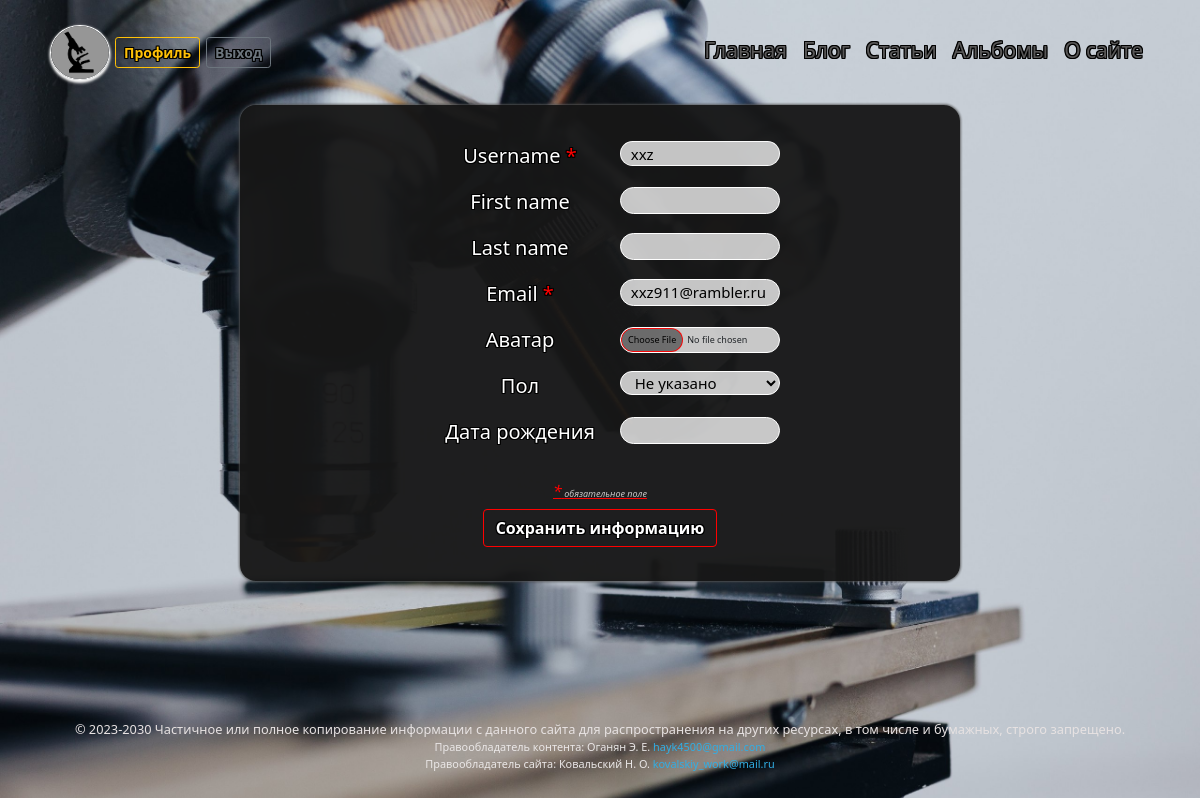
The app's page /users/profile_change/ (signed in) with its own data.
### users/models.py (models this page shows, shortened)
class CustomUser(AbstractUser):
    class Meta:
        verbose_name = 'Профили'
        verbose_name_plural = 'Профили'
    GENDERS = (
        ('', 'Не указано'),
        ('М', 'Мужчина'),
        ('Ж', 'Женщина'),
    )
    slug = models.SlugField(max_length=40, unique=True, db_index=True, verbose_name='URL')
    avatar = models.ImageField(verbose_name='Аватар', default='users/avatar/default/default_avatar.jpeg',
                                upload_to=user_directory_path, blank=True, )
    gender = models.CharField(verbose_name='Пол', max_length=1, choices=GENDERS, default='-', blank=True)
    age = models.PositiveSmallIntegerField(verbose_name='Возраст',null=True,  blank=True)
    birthday = models.DateField(verbose_name='Дата рождения', blank=True, null=True)
    email = models.EmailField(unique=True)
    def get_absolute_url(self):
        return reverse('profile', kwargs={'user_slug': self.slug})

### users/views.py (the view, shortened to what this page needs)
# urls.py: path('profile_change/', AccauntUser.as_view(), name='profile_change'),
class AccauntUser(LoginRequiredMixin, SuccessMessageMixin, UpdateView):
        model = CustomUser
        form_class = ProfileChangeForm
        template_name = 'registration/profile_change.html'
        raise_exception = True
        slug_url_kwarg = 'user_slug'
        def get_object(self, queryset=None):
            return self.request.user

### users/forms.py (shortened to what this page needs)
class ProfileChangeForm(forms.ModelForm):
    avatar = forms.ImageField(label='Аватар', widget=forms.FileInput, required=False)
    required_css_class = 'required'
    class Meta:
        model = CustomUser
        fields = ('username', 'first_name', 'last_name', 'email', 'avatar', 'gender', 'birthday')

### blog/context_processors.py (called while the page is built)
def menu_context_processor(request):
    return {'menu': menu, 'home': home}

### users/templates/registration/profile_change.html (shortened to what this page needs)
{% extends 'blog/include/base.html' %}
{% block content %}
<div class="profile">
    <form method="POST" enctype="multipart/form-data">
    {% for f in form %}
        <p class="label-ul-log"><label class="form-label-log" for="{{f.id_for_label}}">{{ f.label }}{% if f.field.required %}
            <span class="required">*</span>{% endif %} </label>{{f}}</p>
    {% endfor %}
        <p class="fst-italic footnote"><span class="fs-6 required">*</span> обязательное поле</p>
        <p class="form-log"><button type="submit" value="Update" class="btn btn-outline-danger btn-log">Сохранить информацию</button></p>
    </form>
</div>
{% endblock %}

### blog/templates/blog/include/base.html (shortened to what this page needs)
{% load static %}
<!DOCTYPE html>
<html lang="ru">
<head>
    <link href="https://cdn.jsdelivr.net/npm/bootstrap@5.0.1/dist/css/bootstrap.min.css" rel="stylesheet">
    <link rel="stylesheet" href="https://cdnjs.cloudflare.com/ajax/libs/jquery-datetimepicker/2.5.20/jquery.datetimepicker.min.css" />
    <link rel="stylesheet" href="https://cdnjs.cloudflare.com/ajax/libs/baguettebox.js/1.11.1/baguetteBox.min.css">
    <link rel="stylesheet" href='{% static "blog/css/styles.css" %}'>
<body style="background-image: url('{% static 'blog/images/back.jpeg' %}'); ">
{% block navbar %}
    <nav class="navbar navbar-expand-md navbar-dark">
        <div class="container-fluid ">
            <a class="logo-container">
             {% if request.user.is_authenticated %}
             <img class="logo"  src='{{ user.avatar.url }}' alt="Avatar" width="60em" height="55em" >
             <a href="{{ user.get_absolute_url }}"><button type="button" class="btn btn-outline-warning btn-sm btn-profile">Профиль</button></a>
             <a href="{% url 'logout' %}"><button type="button" class="btn btn-outline-secondary btn-sm">Выход</button></a>
             {% endif %}
		    <div class="collapse navbar-collapse justify-content-end" id="navbarSupportedContent">
                <ul class="navbar-nav ms-auto">
                    <li class="nav-item">
                        <a class="nav-link"  href="{% url home.url_name %}"  {% if home.url_name in request.resolver_match.view_name %} style='color: red;' {% endif %}>{{home.title}}</a>
                    </li>
{% for m in menu %}
                    <li class="nav-item">
                        <a class="nav-link"  href="{% url m.url_name %}"  {% if m.url_name in request.path %} style='color: red;' {% endif %}>{{m.title}}</a>
                    </li>
{% endfor %}
		        </ul>
            </div>
        </div>
	</nav>
{% endblock navbar %}
      {% block content %}
      {% endblock %}
    <footer class=" text-center text-white text-lg-start">
        <div class="text-footer">
          © 2023-2030 Частичное или полное копирование информации с данного сайта для распространения на других ресурсах, в том числе и бумажных, строго запрещено.
        </div>
        <div class="footer">
            <div class="cont-right">Правообладатель контента: Оганян Э. Е.
                <a class="text-mail">hayk4500@gmail.com </a>
            </div>
            <div class="site-right">Правообладатель сайта: Ковальский Н. О.
                <a class="text-mail">kovalskiy_work@mail.ru</a>
            </div>
        </div>
    </footer>
</body>
</html>

### blog/static/blog/css/styles.css (style rules this page uses)
html { position: relative; min-height: 90%; }
body { background-repeat: no-repeat; background-position: center center; background-attachment: fixed; -webkit-background-size: cover; -moz-background-size: cover; -o-background-size: cover; background-size: cover; margin-bottom: 6%; background-color:rgba(23, 23, 23, 0.961); }
.navbar-dark { padding: 1px; margin-left: 3%; margin-right: 3%; margin-top: 2%; }
.logo { border-radius: 50%; margin-left: 1%; margin-right: 6px; border: 1px solid rgb(255, 255, 255); padding: 0.1px; box-shadow: 0 1px 3px rgb(255, 255, 255), 0 3px 3px rgb(237, 237, 237) }
.btn { margin: 6px; font-weight: 648; text-shadow: 1px 0 rgb(0, 0, 0), -1px 0 rgb(0, 0, 0), 0 1px rgb(0, 0, 0), 0 -1px rgb(0, 0, 0), 1px 1px rgb(0, 0, 0), -1px -1px rgb(0, 0, 0), 1px -1px rgb(0, 0, 0), -1px 1px rgb(0, 0, 0); }
.btn-outline-danger { background-color: rgba(101, 0, 0, 0); border: 1.5px solid rgb(255, 0, 0); color: rgb(255, 255, 255); }
.navbar-dark .navbar-nav .nav-link, .navbar-dark .nav-link { color: rgb(88, 87, 87); font-size: 21px; text-align: center; padding-top: 0px; padding-bottom: 4px; font-weight: 358; text-shadow: 1px 0 rgb(0, 0, 0), -1px 0 rgb(0, 0, 0), 0 1px rgb(0, 0, 0), 0 -1px rgb(0, 0, 0), 1px 1px rgb(0, 0, 0), -1px -1px rgb(0, 0, 0), 1px -1px rgb(0, 0, 0), -1px 1px rgb(0, 0, 0); }
footer { margin-top: 30px; position: absolute; bottom: 0; height: 0%; width: 100%; padding-left: 4%; padding-right: 4%; }
.text-footer { font-size: 80%; text-align: center; color: rgb(231, 226, 226); }
.cont-right, .site-right { font-size: 68%; text-align: center; color: rgb(234, 231, 231); padding-left: 0cm; padding-right: 0cm; }
.text-mail, .text-mail:hover { color: rgb(49, 174, 228); text-decoration: none; padding-bottom: 2%; }
.footnote { color: rgb(198, 197, 197); font-size: xx-small; text-decoration: underline red; margin-bottom: 0px; margin-top: 5%; text-align: center; }
.required { color:red; }
input, select { padding-left: 1.5%; border:0.9px solid white; border-radius: 27em; background-color: #ffffffbf; width: 65px; font-size: 15px; }
#id_username, #id_first_name, #id_last_name, #id_password1, #id_password2, #id_email, #id_birthday { width: 160px; }
#id_avatar { width: 160px; height: 26px; padding-left: 0px; font-size: xx-small; }
#id_gender { width: 160px; font-size: 15px; }
.form-label-log { color: white; display: inline-block; min-width: 200px; vertical-align: top; font-size: 20px; text-shadow: 1px 0 rgb(0, 0, 0), -1px 0 rgb(0, 0, 0), 0 1px rgb(0, 0, 0), 0 -1px rgb(0, 0, 0), 1px 1px rgb(0, 0, 0), -1px -1px rgb(0, 0, 0), 1px -1px rgb(0, 0, 0), -1px 1px rgb(0, 0, 0); }
.label-ul-log #id_password, .label-ul-log #id_username { background-color:rgba(23, 23, 23, 0.99); color: white; width: 160px; height: 30px; padding-left: 5px; }
.label-ul-log { text-align: center; }
.form-log { text-align: center; }
div.profile { margin-left: 20%; margin-right: 20%; margin-top: 2%; margin-bottom: 0.1%; padding: 3%; padding-bottom: 1%; border-radius: 1em; background-color:rgba(23, 23, 23, 0.961); box-shadow: 0 0px 3px rgb(141, 141, 141), 0 0px 3px rgb(0, 0, 0); }
div.profile form p.label-ul-log input#id_username { padding-left: 1.5%; border:0.9px solid rgba(255, 255, 255, 0.92); border-radius: 27em; background-color: #ffffffbf; height: 25px; font-size: 15px; color: black; }
.btn-profile { margin: 0px; }

### records on screen
CustomUser: avatar (placeholder picture), form "xxz" "xxz911@rambler.ru" "Не указано"

### other values on screen
{{ home.title }} "Главная"
{{ m.title }} "Блог" "Статьи" "Альбомы" "О сайте"
{{ f.label }} "Username" "First name" "Last name" "Email" "Аватар" "Пол" "Дата рождения"
